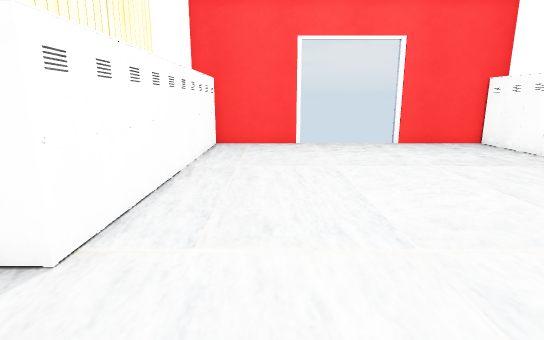
[1] (above)

16 first-person views from a walk through a scene from a Unity 3-D project. The camera is 1.2 m above the floor, tilts 12° down and sees 80° across. The floor is counted in squares, 0.5 m on a side. Each view is taken from the middle of a square. On the plan, view 1 faces up. The plan holds only what a view shows up to about 20 squares ahead; the rest is blank. The player character is not drawn. Door leaves are left out, so doorways stand open. Some surface patterns are stand-ins.

[2]
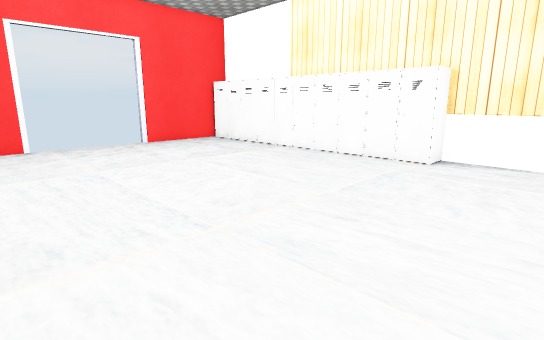

[3]
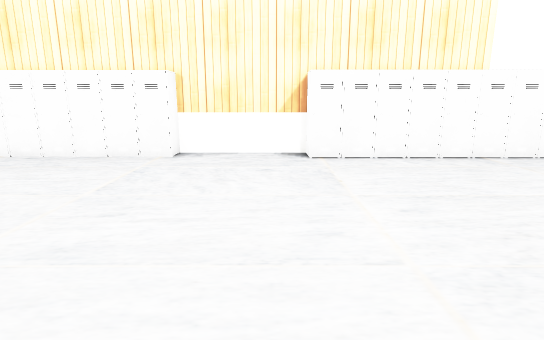

[4]
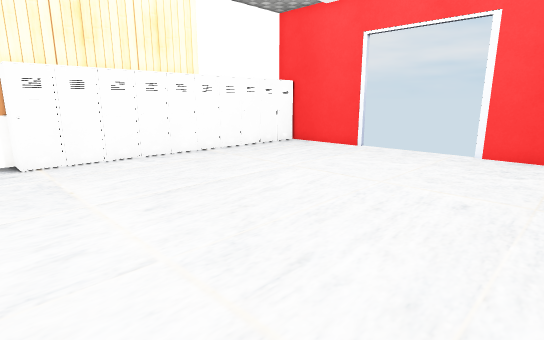

[5]
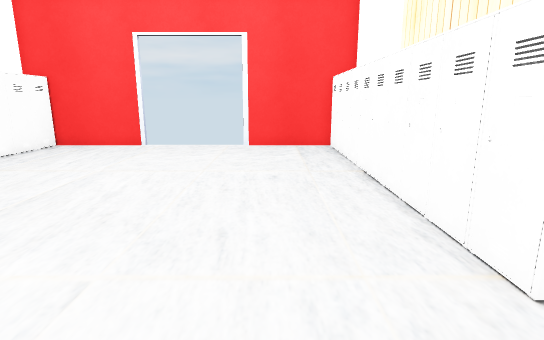

[6]
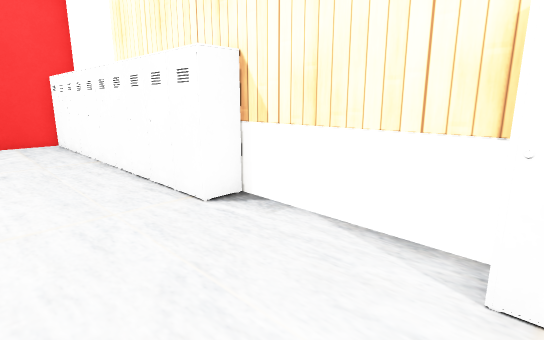

[7]
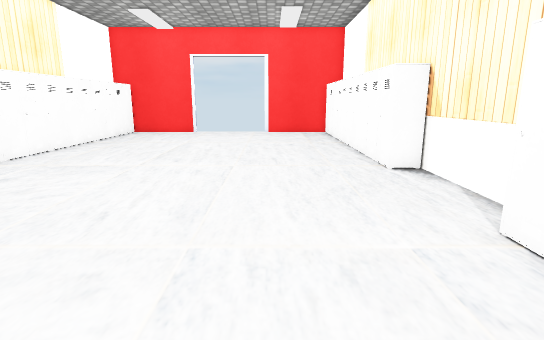

[8]
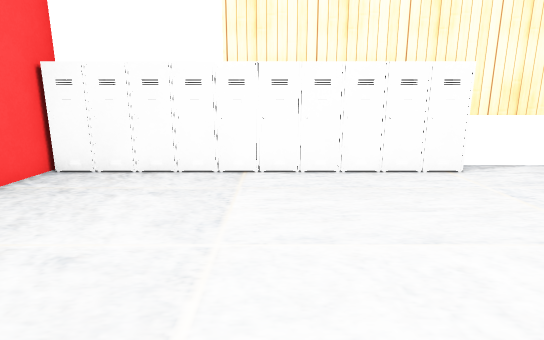

[9]
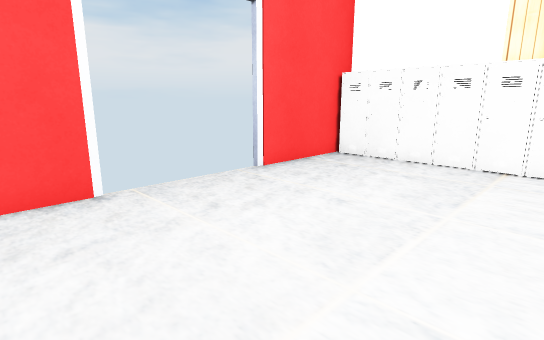

[10]
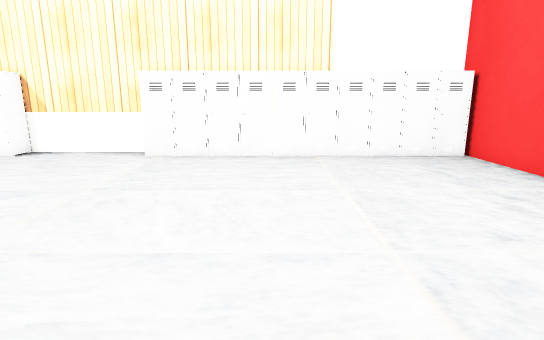

[11]
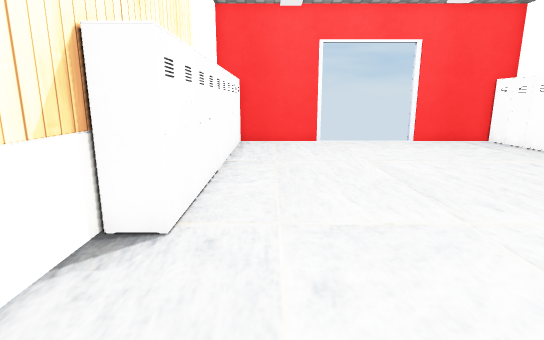

[12]
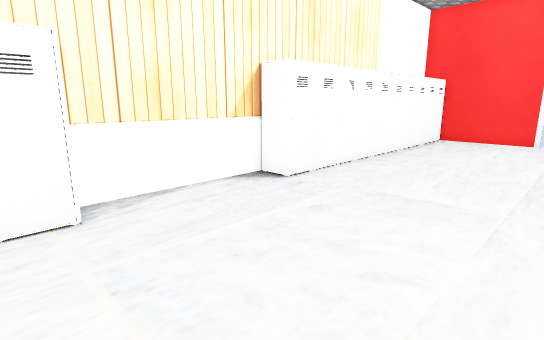

[13]
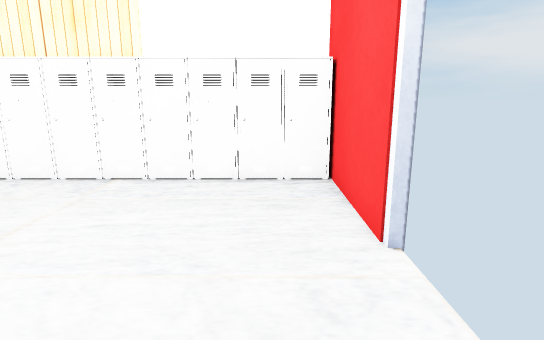

[14]
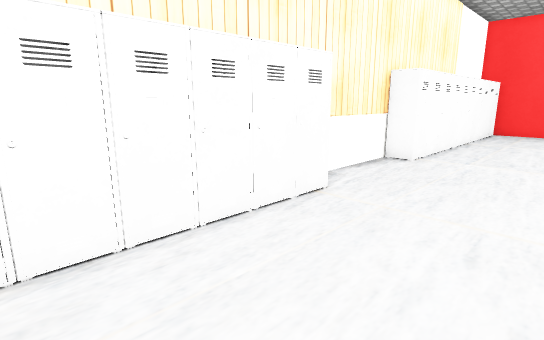

[15]
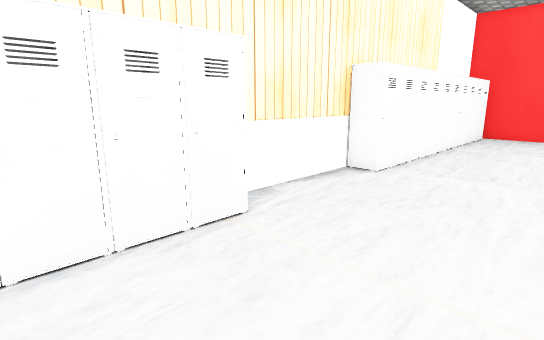

[16]
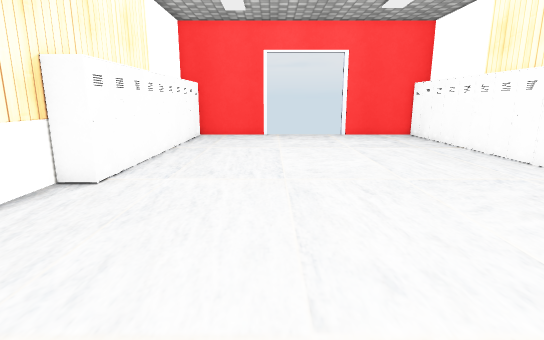

### Floor plan
Key: @ floor where view 1 was taken; # wall or solid block; . floor; D open door; O other object.
Columns run from 5 left of view 1 to 13 right of it. Each row starts with its distance up from view 1.
 19  ######DDDDDD######
 18  OO..............O#
 17  OO..............O#
 16  OO..............O#
 15  OO..............O#
 14  OO..............O#
 13  OO..............O#
 12  OO..............O#
 11  OO..............O#
 10  OO..............O#
  9  OO..............O#
  8  #O..............O#
  7  OO..............OO
  6  OO..............O#
  5 ##O..............O#
  4 #O...............OO
  3 ##................#
  2 ##................#
  1  #................#
  0 ##...@............#
 -1 ##................#
 -2 #OO..............OO
 -3  OO..............O#
 -4  OO..............OO
 -5  #O..............OO
 -6  OO..............O#
 -7  OO..............OO
 -8  #O..............OO
 -9  OO..............OO
-10  OO..............O#
-11  OO..............OO
-12  OO..............OO
-13  OO..............O#
-14  OO..............OO
-15  OO..............O#
-16  O#####DDDDDD######

Positions as (right, up) in squares from view 1, and headings:
1: (0, 0), facing up
2: (-1, 0), facing up-right
3: (-2, 0), facing right
4: (-2, 0), facing down-right
5: (0, 2), facing down
6: (1, 5), facing down-left
7: (1, 10), facing down
8: (1, 11), facing right
9: (-1, 10), facing up-right
10: (11, 10), facing left
11: (10, 4), facing down
12: (5, 6), facing down-right
13: (2, -14), facing right
14: (2, -9), facing up-left
15: (2, -6), facing up-left
16: (2, -5), facing up
